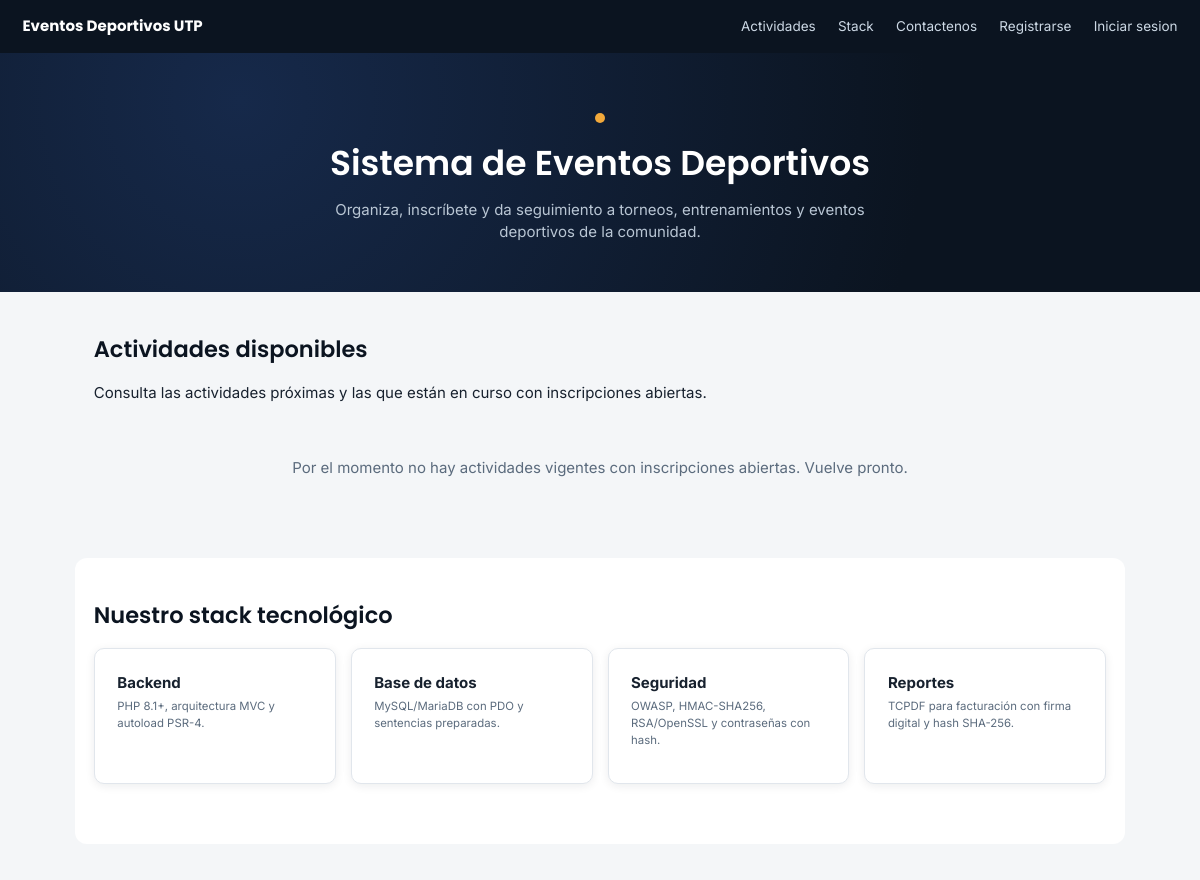
Before: / (upper part) with the older database file.
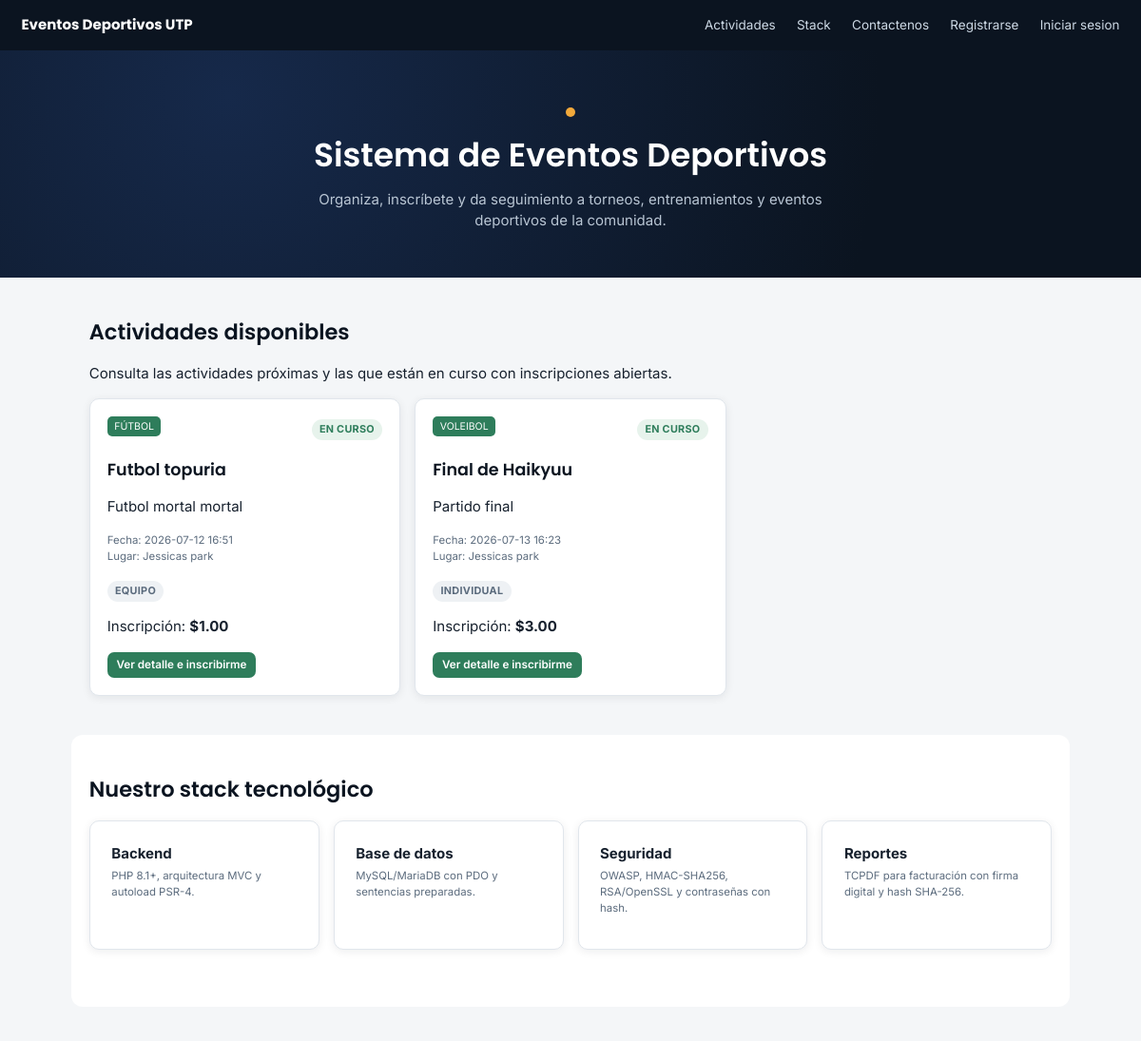
After: the same page with the newer database file.
### tables this page shows
CREATE TABLE IF NOT EXISTS `actividades` (
  `id` int UNSIGNED NOT NULL AUTO_INCREMENT,
  `organizador_id` int UNSIGNED NOT NULL,
  `deporte_id` int UNSIGNED NOT NULL,
  `instalacion_id` int UNSIGNED NOT NULL,
  `entrenador_id` int UNSIGNED DEFAULT NULL,
  `tipo` enum('BIRRIA','ENTRENAMIENTO','TORNEO','EVENTO') NOT NULL,
  `modalidad` enum('INDIVIDUAL','EQUIPO','MIXTA') NOT NULL,
  `nombre` varchar(180) NOT NULL,
  `descripcion` text NOT NULL,
  `reglas` text,
  `fecha_inicio` datetime NOT NULL,
  `fecha_fin` datetime NOT NULL,
  `fecha_cierre_inscripcion` datetime DEFAULT NULL,
  `edad_minima` smallint UNSIGNED DEFAULT NULL,
  `edad_maxima` smallint UNSIGNED DEFAULT NULL,
  `cupos_disponibles` int UNSIGNED NOT NULL DEFAULT '0',
  `capacidad_invitados` int UNSIGNED NOT NULL DEFAULT '0',
  `requiere_pago` tinyint(1) NOT NULL DEFAULT '0',
  `costo_inscripcion` decimal(10,2) NOT NULL DEFAULT '0.00',
  `costo_instalacion` decimal(10,2) NOT NULL DEFAULT '0.00',
  `imagen` varchar(255) DEFAULT NULL,
  `codigo_qr` varchar(255) DEFAULT NULL,
  `token_publico` char(64) NOT NULL,
  `estado` enum('BORRADOR','PUBLICADA','CERRADA','FINALIZADA','CANCELADA','TRASLADADA') NOT NULL DEFAULT 'BORRADOR',
  `motivo_cancelacion` text,
  `actividad_origen_id` int UNSIGNED DEFAULT NULL,
  `fecha_publicacion` datetime DEFAULT NULL,
  `fecha_creacion` datetime NOT NULL DEFAULT CURRENT_TIMESTAMP,
  `fecha_actualizacion` datetime NOT NULL DEFAULT CURRENT_TIMESTAMP ON UPDATE CURRENT_TIMESTAMP,
  PRIMARY KEY (`id`),
  UNIQUE KEY `uq_actividades_token` (`token_publico`),
  KEY `fk_actividades_instalacion` (`instalacion_id`),
  KEY `fk_actividades_entrenador` (`entrenador_id`),
  KEY `fk_actividades_origen` (`actividad_origen_id`),
  KEY `idx_actividades_estado_fecha` (`estado`,`fecha_inicio`),
  KEY `idx_actividades_organizador` (`organizador_id`),
  KEY `idx_actividades_deporte` (`deporte_id`)
);

CREATE TABLE IF NOT EXISTS `deportes` (
  `id` int UNSIGNED NOT NULL AUTO_INCREMENT,
  `nombre` varchar(100) NOT NULL,
  `descripcion` varchar(500) DEFAULT NULL,
  `es_equipo` tinyint(1) NOT NULL DEFAULT '0',
  `minimo_jugadores` smallint UNSIGNED DEFAULT NULL,
  `maximo_jugadores` smallint UNSIGNED DEFAULT NULL,
  `activo` tinyint(1) NOT NULL DEFAULT '1',
  `fecha_creacion` datetime NOT NULL DEFAULT CURRENT_TIMESTAMP,
  `fecha_actualizacion` datetime NOT NULL DEFAULT CURRENT_TIMESTAMP ON UPDATE CURRENT_TIMESTAMP,
  PRIMARY KEY (`id`),
  UNIQUE KEY `uq_deportes_nombre` (`nombre`)
);

CREATE TABLE IF NOT EXISTS `instalaciones` (
  `id` int UNSIGNED NOT NULL AUTO_INCREMENT,
  `nombre` varchar(150) NOT NULL,
  `tipo` enum('CANCHA','GIMNASIO','PISCINA','ESTADIO','PISTA','SALON','OTRO') NOT NULL,
  `descripcion` text,
  `direccion` varchar(255) NOT NULL,
  `provincia` varchar(100) NOT NULL DEFAULT 'Panamá',
  `distrito` varchar(100) DEFAULT NULL,
  `corregimiento` varchar(100) DEFAULT NULL,
  `espacio_disponible` varchar(150) DEFAULT NULL,
  `capacidad_invitados` int UNSIGNED NOT NULL DEFAULT '0',
  `costo_base` decimal(10,2) NOT NULL DEFAULT '0.00',
  `latitud` decimal(10,8) DEFAULT NULL,
  `longitud` decimal(11,8) DEFAULT NULL,
  `activo` tinyint(1) NOT NULL DEFAULT '1',
  `fecha_creacion` datetime NOT NULL DEFAULT CURRENT_TIMESTAMP,
  `fecha_actualizacion` datetime NOT NULL DEFAULT CURRENT_TIMESTAMP ON UPDATE CURRENT_TIMESTAMP,
  PRIMARY KEY (`id`)
);

### src/Controllers/PublicController.php (called while the page is built, shortened)
<?php
final class PublicController extends Controller
{
    public function inicio(): void
    {
        $actividades = (new Actividad())->vigentesParaParticipante();
        $this->render('public/inicio', [
            'actividades' => $actividades,
            'errores' => $this->getErrors(),
            'exito' => $this->getSuccess(),
            'csrf' => $_SESSION['csrf_token'],
        ], 'layout/guest');
    }
}

### src/Core/Router.php (called while the page is built, shortened)
<?php
final class Router
{
    private array $routes = [];
    public function get(string $path, string $controller, string $action): void
    {
        $this->routes['GET'][$path] = "{$controller}@{$action}";
    }
    public function post(string $path, string $controller, string $action): void
    {
        $this->routes['POST'][$path] = "{$controller}@{$action}";
    }
    public function dispatch(string $method, string $path): void
    {
        $path = rtrim($path, '/');
        if ($path === '') {
            $path = '/';
        }
        $handler = $this->routes[$method][$path] ?? null;
        [$controllerName, $action] = explode('@', $handler);
        $controller = new $controllerClass();
        $controller->{$action}();
    }
}

### public/index.php (called while the page is built, shortened)
<?php
$router = new Router();
$router->get('/login', 'AuthController', 'mostrarLogin');
$router->post('/login', 'AuthController', 'login');
$router->get('/logout', 'AuthController', 'logout');
$router->get('/registro', 'UsuarioController', 'registroForm');
$router->post('/registro', 'UsuarioController', 'registrar');
$router->get('/dashboard', 'HomeController', 'dashboard');
$router->get('/usuarios', 'UsuarioController', 'index');
$router->get('/usuarios/crear', 'UsuarioController', 'crearForm');
$router->post('/usuarios/crear', 'UsuarioController', 'crear');
$router->get('/usuarios/editar', 'UsuarioController', 'editarForm');
$router->post('/usuarios/editar', 'UsuarioController', 'actualizar');
$router->get('/usuarios/deshabilitar', 'UsuarioController', 'deshabilitar');
$router->get('/usuarios/habilitar', 'UsuarioController', 'habilitar');
$router->get('/mi-cuenta/password', 'UsuarioController', 'cambiarPasswordForm');
$router->post('/mi-cuenta/password', 'UsuarioController', 'cambiarPassword');
$router->get('/deportes', 'DeporteController', 'index');
$router->get('/deportes/crear', 'DeporteController', 'crearForm');
$router->post('/deportes/crear', 'DeporteController', 'crear');
$router->get('/deportes/editar', 'DeporteController', 'editarForm');
$router->post('/deportes/editar', 'DeporteController', 'actualizar');
$router->get('/deportes/deshabilitar', 'DeporteController', 'deshabilitar');
$router->get('/deportes/habilitar', 'DeporteController', 'habilitar');
$router->get('/instalaciones', 'InstalacionController', 'index');
$router->get('/instalaciones/crear', 'InstalacionController', 'crearForm');
$router->post('/instalaciones/crear', 'InstalacionController', 'crear');
$router->get('/instalaciones/editar', 'InstalacionController', 'editarForm');
$router->post('/instalaciones/editar', 'InstalacionController', 'actualizar');
$router->get('/instalaciones/deshabilitar', 'InstalacionController', 'deshabilitar');
$router->get('/instalaciones/habilitar', 'InstalacionController', 'habilitar');
$router->get('/academias', 'AcademiaController', 'index');
$router->get('/academias/crear', 'AcademiaController', 'crearForm');
$router->post('/academias/crear', 'AcademiaController', 'crear');
$router->get('/academias/editar', 'AcademiaController', 'editarForm');
$router->post('/academias/editar', 'AcademiaController', 'actualizar');
$router->get('/academias/deshabilitar', 'AcademiaController', 'deshabilitar');
$router->get('/academias/habilitar', 'AcademiaController', 'habilitar');
$router->get('/organizadores', 'OrganizadorController', 'index');
$router->get('/organizadores/crear', 'OrganizadorController', 'crearForm');
$router->post('/organizadores/crear', 'OrganizadorController', 'crear');
$router->get('/organizadores/editar', 'OrganizadorController', 'editarForm');
$router->post('/organizadores/editar', 'OrganizadorController', 'actualizar');
$router->get('/organizadores/verificar', 'OrganizadorController', 'verificar');
$router->get('/organizadores/deshabilitar', 'OrganizadorController', 'deshabilitar');
$router->get('/organizadores/habilitar', 'OrganizadorController', 'habilitar');
$router->get('/entrenadores', 'EntrenadorController', 'index');
$router->get('/entrenadores/crear', 'EntrenadorController', 'crearForm');
$router->post('/entrenadores/crear', 'EntrenadorController', 'crear');
$router->get('/arbitros', 'ArbitroController', 'index');
$router->get('/arbitros/crear', 'ArbitroController', 'crearForm');
$router->post('/arbitros/crear', 'ArbitroController', 'crear');
$router->get('/arbitros/evaluar', 'ArbitroController', 'evaluarForm');
$router->post('/arbitros/evaluar', 'ArbitroController', 'evaluar');
$router->get('/equipos', 'EquipoController', 'index');
$router->get('/equipos/crear', 'EquipoController', 'crearForm');
$router->post('/equipos/crear', 'EquipoController', 'crear');
$router->get('/equipos/ver', 'EquipoController', 'ver');
$router->post('/equipos/jugadores/agregar', 'EquipoController', 'agregarJugador');
$router->get('/equipos/jugadores/eliminar', 'EquipoController', 'eliminarJugador');
$router->get('/actividades', 'ActividadController', 'index');
$router->get('/actividades/crear', 'ActividadController', 'crearForm');
$router->post('/actividades/crear', 'ActividadController', 'crear');
$router->get('/actividades/editar', 'ActividadController', 'editarForm');
$router->post('/actividades/editar', 'ActividadController', 'actualizar');
$router->get('/actividades/ver', 'ActividadController', 'ver');
$router->get('/actividades/publicar', 'ActividadController', 'publicar');
$router->get('/actividades/cerrar-inscripciones', 'ActividadController', 'cerrarInscripciones');
$router->get('/actividades/finalizar', 'ActividadController', 'finalizar');
$router->get('/actividades/cancelar', 'ActividadController', 'cancelarForm');
$router->post('/actividades/cancelar', 'ActividadController', 'cancelar');
$router->get('/actividades/incidente/crear', 'ActividadController', 'reportarIncidenteForm');
$router->post('/actividades/incidente/crear', 'ActividadController', 'reportarIncidente');
$router->get('/inscripciones/equipo/crear', 'InscripcionController', 'inscribirEquipoForm');
$router->post('/inscripciones/equipo/crear', 'InscripcionController', 'inscribirEquipo');
$router->get('/inscripciones/equipo/aprobar', 'InscripcionController', 'aprobarEquipo');
$router->get('/inscripciones/equipo/rechazar', 'InscripcionController', 'rechazarEquipo');
$router->get('/inscripciones/individual/crear', 'InscripcionController', 'inscribirIndividualForm');
$router->post('/inscripciones/individual/crear', 'InscripcionController', 'inscribirIndividual');
$router->get('/facturas', 'FacturaController', 'index');
$router->get('/facturas/ver', 'FacturaController', 'ver');
$router->get('/facturas/descargar', 'FacturaController', 'descargarPdf');
$router->get('/factura-publica', 'FacturaController', 'verPublica');
$router->get('/estadisticas', 'EstadisticaController', 'index');
$router->get('/configuracion', 'ConfiguracionController', 'index');
$router->post('/configuracion/actualizar', 'ConfiguracionController', 'actualizar');
$router->get('/configuracion/mensajes', 'ConfiguracionController', 'mensajes');
$router->get('/configuracion/mensajes/leido', 'ConfiguracionController', 'marcarLeido');
$router->get('/', 'PublicController', 'inicio');
$router->post('/contacto', 'PublicController', 'contacto');
$requestUri = parse_url($_SERVER['REQUEST_URI'] ?? '/', PHP_URL_PATH) ?? '/';
$router->dispatch($_SERVER['REQUEST_METHOD'], $requestUri);

### src/Config/Env.php (called while the page is built, shortened)
<?php
final class Env
{
    public static function get(string $clave, ?string $porDefecto = null): ?string
    {
        $valor = getenv($clave);
        return $valor !== false ? $valor : $porDefecto;
    }
}

### src/Config/Database.php (called while the page is built, shortened)
<?php
final class Database
{
    private static ?Database $instance = null;
    private PDO $connection;
    private function __construct()
    {
        $host = Env::get('DB_HOST', 'localhost');
        $dbName = Env::get('DB_NAME', 'eventos_deportivos');
        $user = Env::get('DB_USER', 'root');
        $password = Env::get('DB_PASSWORD', '');
        $charset = Env::get('DB_CHARSET', 'utf8mb4');
        $dsn = sprintf('mysql:host=%s;dbname=%s;charset=%s', $host, $dbName, $charset);
        try {
            $this->connection = new PDO($dsn, $user, $password, [
                PDO::ATTR_ERRMODE => PDO::ERRMODE_EXCEPTION,
                PDO::ATTR_DEFAULT_FETCH_MODE => PDO::FETCH_ASSOC,
                PDO::ATTR_EMULATE_PREPARES => false,
            ]);
        } catch (PDOException $e) {
            error_log('[DB ERROR] ' . $e->getMessage());
            throw new PDOException('No se pudo establecer conexion con la base de datos.');
        }
    }
    public static function getInstance(): Database
    {
        if (self::$instance === null) {
            self::$instance = new self();
        }
        return self::$instance;
    }
    public function getConnection(): PDO
    {
        return $this->connection;
    }
}

### src/Core/Model.php (called while the page is built, shortened)
<?php
abstract class Model
{
    public function __construct()
    {
        $this->db = Database::getInstance()->getConnection();
    }
}

### src/Models/Actividad.php (called while the page is built, shortened)
<?php
final class Actividad extends Model
{
    public function vigentesParaParticipante(): array
    {
        $sql = self::SELECT_BASE . "
            WHERE act.estado = 'PUBLICADA'
              AND act.fecha_fin >= CURRENT_TIMESTAMP
              AND (act.fecha_cierre_inscripcion IS NULL OR act.fecha_cierre_inscripcion >= CURRENT_TIMESTAMP)
            ORDER BY act.fecha_inicio ASC";
        return $this->db->query($sql)->fetchAll();
    }
}

### views/public/inicio.php (the view, shortened to what the changed rows need)
<div class="hero">
    <h1>Sistema de Eventos Deportivos</h1>
</div>
<section class="section-public" id="actividades">
    <h2>Actividades disponibles</h2>
    <p>Consulta las actividades próximas y las que están en curso con inscripciones abiertas.</p>
    <?php if (empty($actividades)): ?>
        <div class="empty-state">Por el momento no hay actividades vigentes con inscripciones abiertas. Vuelve pronto.</div>
    <?php else: ?>
        <div class="grid-3">
            <?php foreach ($actividades as $act): ?>
                <div class="event-card">
                    <div class="card-header-row">
                        <span class="tag"><?= htmlspecialchars($act['deporte_nombre']) ?></span>
                        <span class="badge <?= strtotime($act['fecha_inicio']) <= time() ? 'badge-success' : 'badge-neutral' ?>">
                            <?= strtotime($act['fecha_inicio']) <= time() ? 'EN CURSO' : 'PRÓXIMA' ?>
                        </span>
                    </div>
                    <h3><?= htmlspecialchars($act['nombre']) ?></h3>
                    <p><?= htmlspecialchars($act['descripcion']) ?></p>
                    <p class="field-hint">
                        Fecha: <?= htmlspecialchars(substr($act['fecha_inicio'], 0, 16)) ?><br>
                        Lugar: <?= htmlspecialchars($act['instalacion_nombre']) ?>
                    </p>
                    <p><span class="badge badge-neutral"><?= htmlspecialchars($act['modalidad']) ?></span></p>
                    <p>
                        <?= (int) $act['requiere_pago'] === 1
                            ? 'Inscripción: <strong>$' . number_format((float) $act['costo_inscripcion'], 2) . '</strong>'
                            : '<strong>Gratuita</strong>' ?>
                    </p>
                    <a class="btn btn-primary btn-sm" href="<?= BASE_URL ?>/evento/<?= htmlspecialchars($act['token_publico']) ?>">Ver detalle e inscribirme</a>
                </div>
            <?php endforeach; ?>
        </div>
    <?php endif; ?>
</section>
<section class="section-public" id="stack" style="background:#fff;border-radius:12px;">
    <h2>Nuestro stack tecnológico</h2>
</section>

Changed rows visible on the page:
added actividades: deporte.nombre "FÚTBOL", shows "EN CURSO", nombre "Futbol topuria", descripcion "Futbol mortal mortal", fecha_inicio "2026-07-12 16:51", instalacion.nombre "Jessicas park", modalidad "EQUIPO", costo_inscripcion "1.00"
added actividades: deporte.nombre "VOLEIBOL", shows "EN CURSO", nombre "Final de Haikyuu", descripcion "Partido final", fecha_inicio "2026-07-13 16:23", instalacion.nombre "Jessicas park", modalidad "INDIVIDUAL", costo_inscripcion "3.00"
Other visible differences:
text no longer shown: "Por el momento no hay actividades vigentes con inscripciones abiertas. Vuelve pronto."
